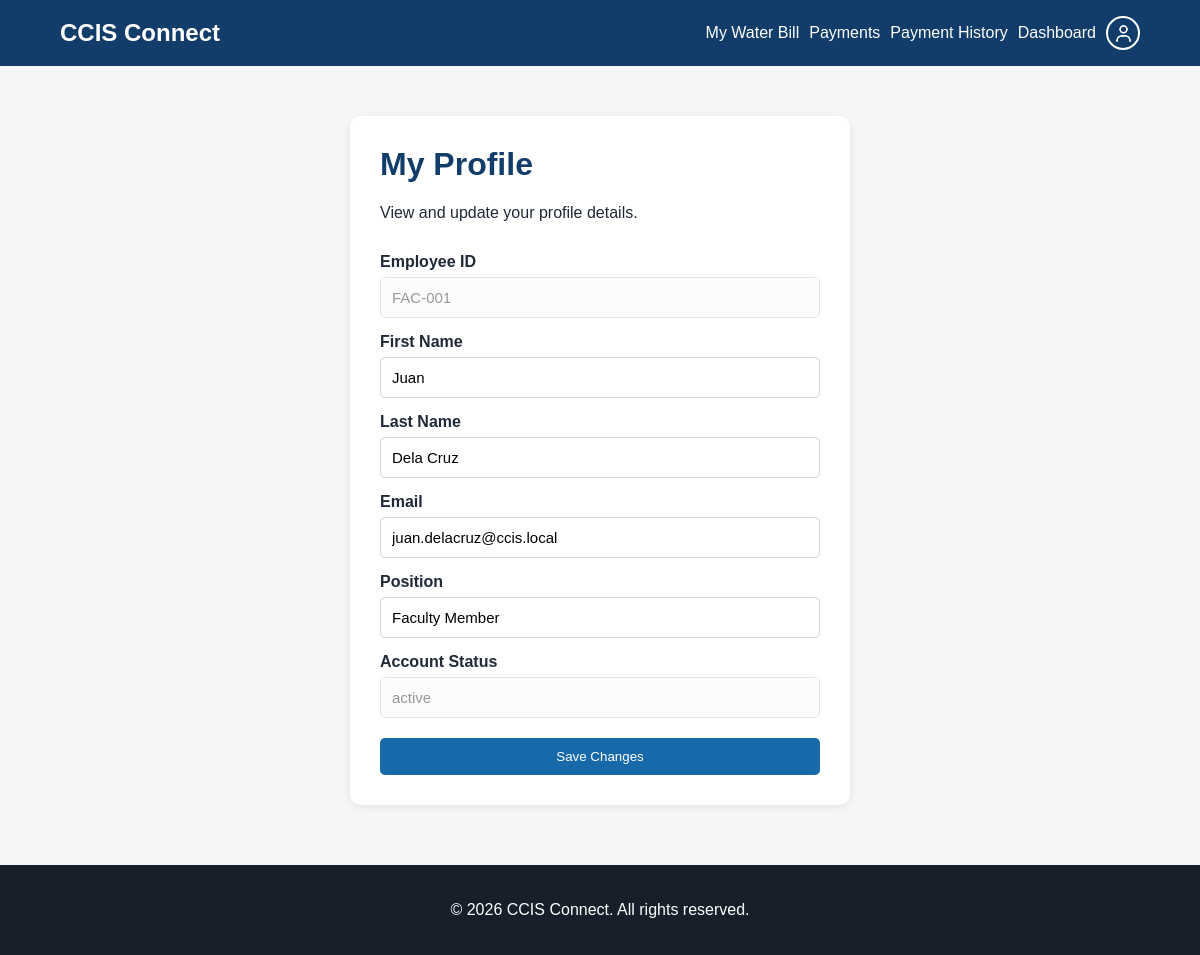
The app's page /profile.php (signed in) with its own data.
### tables this page shows
CREATE TABLE users (
    id INT UNSIGNED AUTO_INCREMENT PRIMARY KEY,

    employee_id VARCHAR(50) NOT NULL UNIQUE,

    first_name VARCHAR(100) NOT NULL,
    last_name VARCHAR(100) NOT NULL,

    email VARCHAR(150) NOT NULL UNIQUE,

    password VARCHAR(255) NOT NULL,

    position VARCHAR(150) DEFAULT NULL,

    role ENUM('faculty', 'administrator')
        NOT NULL DEFAULT 'faculty',

    status ENUM('active', 'inactive', 'pending')
        NOT NULL DEFAULT 'active',

    created_at TIMESTAMP NOT NULL DEFAULT CURRENT_TIMESTAMP,

    updated_at TIMESTAMP NOT NULL DEFAULT CURRENT_TIMESTAMP
        ON UPDATE CURRENT_TIMESTAMP
);

### includes/auth.php (called while the page is built, shortened)
<?php
function e(?string $value): string
{
    return htmlspecialchars((string)($value ?? ''), ENT_QUOTES, 'UTF-8');
}

### profile.php (the view, shortened to what this page needs)
<?php
require_once __DIR__ . '/config/database.php';
require_once __DIR__ . '/includes/auth.php';
$userId = (int) $_SESSION['user_id'];
$current = $pdo->prepare('SELECT * FROM users WHERE id = :id LIMIT 1');
$current->execute(['id' => $userId]);
$user = $current->fetch();
require_once __DIR__ . '/includes/header.php';
?>
<div class="auth-card">
    <h1>My Profile</h1>
    <p>View and update your profile details.</p>
    <form method="POST" action="profile.php">
        <label for="employee_id">Employee ID</label>
        <input type="text" id="employee_id" value="<?= e($user['employee_id']) ?>" disabled>
        <label for="first_name">First Name</label>
        <input type="text" id="first_name" name="first_name" value="<?= e($user['first_name']) ?>" required>
        <label for="last_name">Last Name</label>
        <input type="text" id="last_name" name="last_name" value="<?= e($user['last_name']) ?>" required>
        <label for="email">Email</label>
        <input type="email" id="email" name="email" value="<?= e($user['email']) ?>" required>
        <label for="position">Position</label>
        <input type="text" id="position" name="position" value="<?= e($user['position'] ?? '') ?>">
        <label for="status">Account Status</label>
        <input type="text" id="status" value="<?= e($user['status']) ?>" disabled>
        <button type="submit" class="button">Save Changes</button>
    </form>
</div>
<?php require_once __DIR__ . '/includes/footer.php'; ?>

### assets/style.css (style rules this page uses)
* { box-sizing: border-box; }
body { margin: 0; font-family: Arial, sans-serif; background: #f4f6f8; color: #1f2937; }
.auth-card { background: white; max-width: 500px; margin: 20px auto; padding: 30px; border-radius: 10px; box-shadow: 0 2px 8px rgba(0, 0, 0, 0.08); }
.auth-card h1 { color: #123c69; margin-top: 0; }
form { display: flex; flex-direction: column; }
label { margin-top: 15px; margin-bottom: 6px; font-weight: bold; }
input, textarea, select { padding: 11px; border: 1px solid #cbd5e1; border-radius: 5px; font-size: 15px; }
input:disabled, button:disabled { cursor: not-allowed; opacity: 0.6; }
.button { display: inline-block; border: none; background: #1769aa; color: white; padding: 11px 18px; border-radius: 5px; text-decoration: none; cursor: pointer; margin-top: 20px; text-align: center; }

### records on screen
users: employee "FAC-001", first_name "Juan", last_name "Dela Cruz", email "juan.delacruz@ccis.local", position "Faculty Member", status "active"
